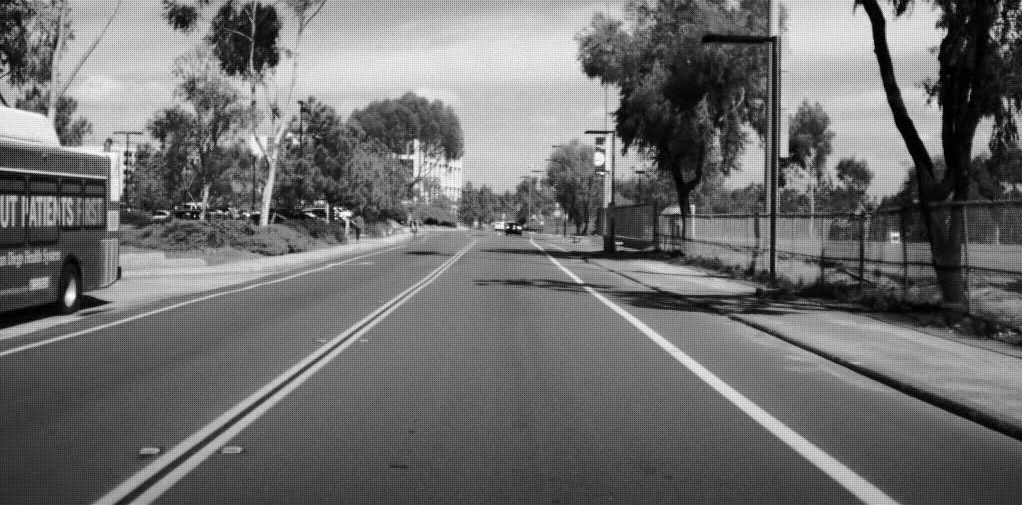
#> input picture Assignment 4/Code/lane.png, 1022 x 505 px
$ jupyter execute Assignment4_Problem2.ipynb
#> lines starting #> are read from the running program, lines starting #| are printed output that depends on the picture; after the words box and inside, x2 and y2 are one past the last pixel; in counts of white or black regions, pixels touching at a corner belong together
Import libraries

[cell 1]
import numpy as np
import cv2
from matplotlib import pyplot as plt

Function to generate max $\rho$ value

[cell 2]
def get_rho_val(I):
    '''
    Function generates the max rho value
    given the image.
    '''
    D_max = np.sqrt(np.square(I.shape[0])+np.square(I.shape[1]))
    D_max_int = np.rint(D_max).astype(np.int32)
    return D_max, D_max_int

Function generates the hough transform for a given image

[cell 3]
def houghTransform(I,pts):
    '''
    Function generates the hough tranform of a given image
    and candidate edge points.
    '''
    D_max, D_max_int = get_rho_val(I)
    theta = np.linspace(-90,90,181)
    acc = np.zeros(shape = (2*D_max_int+1,theta.shape[0]))

    for i in range(len(pts[0])):
        # Sweep across all theta vaues
        rho = pts[1][i]*np.cos(np.pi*theta/180) + pts[0][i]*np.sin(np.pi*theta/180)

        # Accumalate votes
        rho_bins = np.rint(rho).astype(np.int32)
        np.add.at(acc, (rho_bins+D_max_int,range(theta.shape[0])), 1)
    extent = [-90 , 90, -D_max_int , D_max_int]
    return extent,acc

Function used to draw line.

[cell 4]
def drawLine(I, acc, threshold = 2,color = (1,0,0), thickness =1, angleThreshold = [-90,90]):
    '''
    Function filters candidate based on votes and angle.
    Lines corresponding to filtered candidates are plotted
    on the given image (I).
    '''
    candidates = np.where(np.greater(acc,threshold))
    D_max, D_max_int = get_rho_val(I)

    for i in range(len(candidates[0])):

        x = candidates[0][i]
        rho = x - D_max_int
        theta_deg = (candidates[1][i]-90)

        if(np.logical_or(theta_deg < angleThreshold[0] , theta_deg > angleThreshold[1])):
            continue

        theta = theta_deg/180*np.pi
        a = np.cos(theta)
        b = np.sin(theta)
        x0 = a*rho
        y0 = b*rho
        x1 = int(x0 + 1200*(-b))
        y1 = int(y0 + 1200*(a))
        x2 = int(x0 - 1200*(-b))
        y2 = int(y0 - 1200*(a))

        cv2.line(I,(x1,y1),(x2,y2),color,thickness)

    return I;

(i)\
Hough transform on 11x11 image with 5 points

[cell 5]
# Generate test image
s = 11
img = np.zeros(shape = (s,s))
pts = ([0,0,s-1,s-1,int(s/2)],[0,s-1,0,s-1,int(s/2)])
img[pts[:]] = 1

plt.imshow(img,cmap='gray')
plt.title('Original Image')
plt.axis('off')
plt.show()
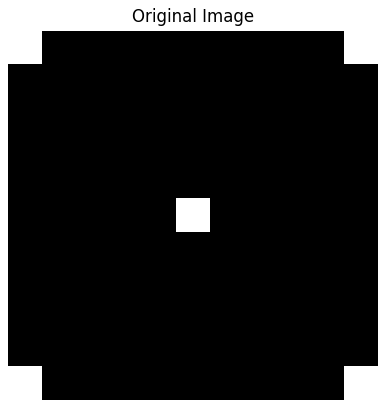
#> figure drawn by matplotlib, 1 panel

[cell 6]
extent, acc = houghTransform(img,pts)

# Plot Accumalator plot in rho-theta parameter space
fig, ax = plt.subplots(1,1, figsize = (8,4))
im = plt.imshow(acc, cmap='gray',extent=extent,aspect = 5)
plt.xlabel(r'$\theta$')
plt.ylabel(r'$\rho$')
plt.title('Hough transform plot in parameter space')
plt.colorbar(im, fraction = 0.05)
plt.show()
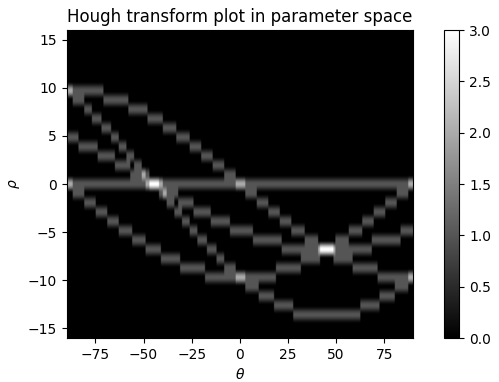
#> figure drawn by matplotlib, 2 panels

drawLine(img, acc, 2, [255, 0, 0], 1)

plt.title('Lines plotted')
plt.axis('off')
plt.imshow(img,cmap='gray')
plt.axis('off')
plt.show()
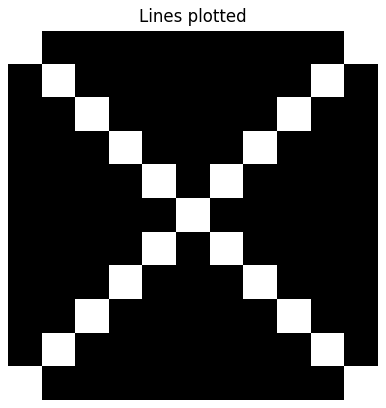
#> figure drawn by matplotlib, 1 panel

(iii)\
Hough transform on lane image

[cell 7]
img = cv2.imread('lane.png',0)
#> img is the input picture: shape (505, 1022); min 0, max 255, mean 110.3
plt.figure(figsize=(8,8))
plt.title('Original Image')
plt.axis('off')
plt.imshow(img, cmap = 'gray')
plt.show()

Performing canny edge detection on given image

[cell 8]
# Perform Canny edge detection
edges = cv2.Canny(np.copy(img),150,200)
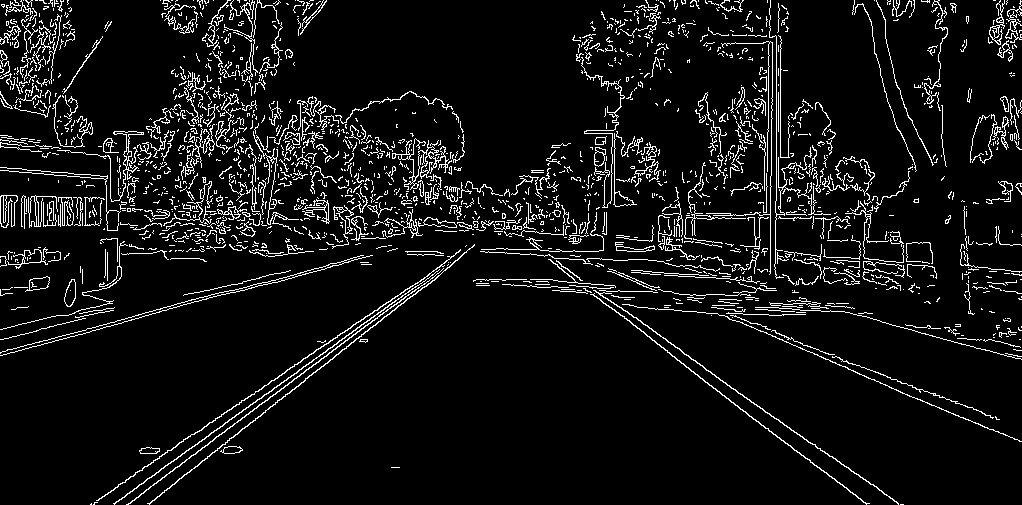
#> edges: shape (505, 1022); 7.3% white in thin lines or dots
plt.figure(figsize=(8,8))
plt.imshow(edges,cmap = 'gray')
plt.axis('off')
plt.title('Edge Image')
np.unique(edges)
#> Out = [0, 255]

[cell 9]
pts = np.where(edges == 255)
#> pts = 37424 positions, rows 0 to 504, columns 0 to 1021
extent, acc = houghTransform(edges, pts)
#> in houghTransform (call 2), `D_max, D_max_int = get_rho_val(I)`: D_max = 1140
#> after the loop in houghTransform (call 2), `for i in range(len(pts[0])):`:
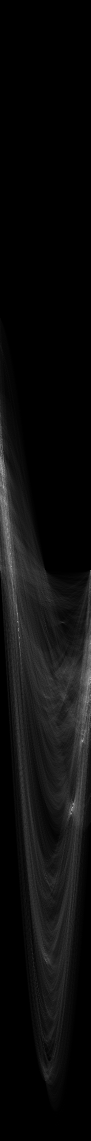
#> acc: shape (2281, 181) float64 (shown at 1/2 size); min 0, max 322, mean 16.4; drawn with min black and max white
#> in houghTransform (call 2), `extent = [-90 , 90, -D_max_int , D_max_int]`: extent = [-90, 90, -1140, 1140]
#> extent = [-90, 90, -1140, 1140]

[cell 10]
# Plot Hough transgorm plot in rho-theta parameter space
plt.subplots(1,1, figsize = (10,6))

im = plt.imshow(acc, cmap='gray',extent=extent,aspect = 0.1)
plt.xlabel(r'$\theta$')
plt.ylabel(r'$\rho$')
plt.title('Hough Transform plot in parameter space')
plt.colorbar(im, fraction = 0.05)
plt.show()
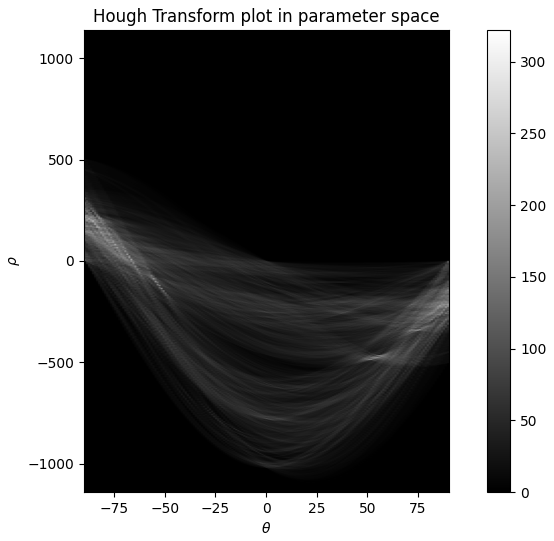
#> figure drawn by matplotlib, 2 panels

Plotting all lines in the greater than 0.75 times the max value

[cell 11]
drawLine(img, acc, np.max(acc)*0.75,[255,0,0],2)
#> call 2 of drawLine, with threshold = 241.5, thickness = 2
#> in drawLine (call 2), `candidates = np.where(np.greater(acc,threshold))`: candidates = 22 positions, rows 922 to 1627, columns 0 to 180
#> in drawLine (call 2), `D_max, D_max_int = get_rho_val(I)`: D_max = 1140
#> the loop in drawLine (call 2), `for i in range(len(candidates[0])): ` made 22 passes
#> (x, rho, theta_deg, theta, a, b, x0, y0) on passes 1 to 12: (922, -218, -90, -1.57, 6.12e-17, -1, -1.33e-14, 218), (930, -210, -88, -1.54, 0.0349, -0.999, -7.33, 209.9), (942, -198, -86, -1.5, 0.0698, -0.998, -13.81, 197.5), (1000, -140, -82, -1.43, 0.139, -0.99, -19.48, 138.6), (1057, -83, -75, -1.31, 0.259, -0.966, -21.48, 80.17), (1058, -82, -75, -1.31, 0.259, -0.966, -21.22, 79.21), (1107, -33, -69, -1.2, 0.358, -0.934, -11.83, 30.81), (1132, -8, -67, -1.17, 0.391, -0.921, -3.13, 7.36), (1133, -7, -67, -1.17, 0.391, -0.921, -2.74, 6.44), (1242, 102, -55, -0.96, 0.574, -0.819, 58.5, -83.55), (1243, 103, -55, -0.96, 0.574, -0.819, 59.08, -84.37), (1274, 134, -52, -0.908, 0.616, -0.788, 82.5, -105.6)
#> after the loop in drawLine (call 2), `for i in range(len(candidates[0])):`:
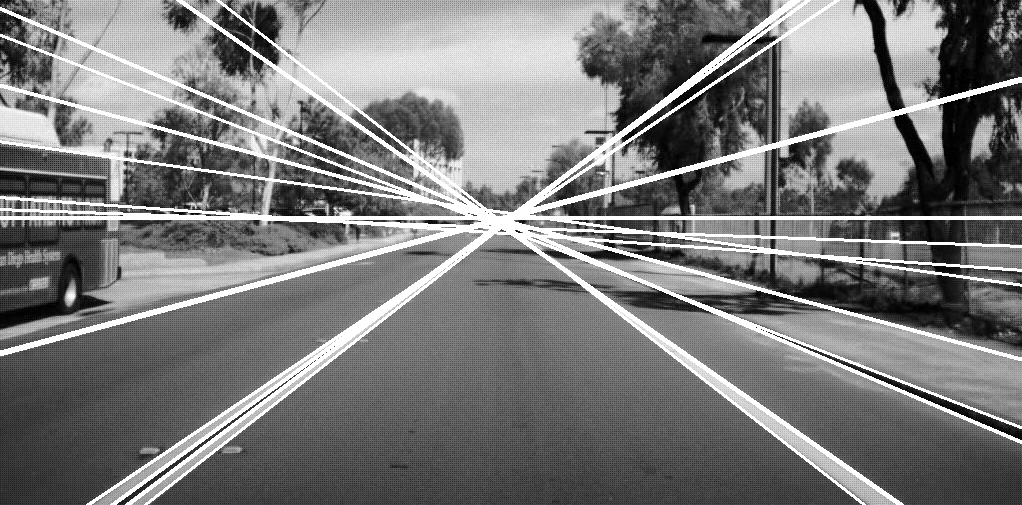
#> I: shape (505, 1022); 8.62% of pixels changed, all inside (x1, y1, x2, y2) = (0, 0, 1022, 505)

plt.figure(figsize = (10,6))
plt.title('Lines plotted')
plt.axis('off')
plt.imshow(img,cmap='gray')
plt.show()

Thresholding lines based on angle to extract lines corresponding to the lines.
These lines are in the range [-55, -50] and [50,55] degree.

[cell 12]
img1 = cv2.imread('lane.png')
drawLine(img1, acc, np.max(acc)*0.75,[255,0,0],2,[50,55])
#> call 3 of drawLine, with threshold = 241.5, thickness = 2
#> the loop in drawLine (call 3), `for i in range(len(candidates[0])): ` made 22 passes
#> (x, rho, theta_deg) on passes 1 to 12: (922, -218, -90), (930, -210, -88), (942, -198, -86), (1000, -140, -82), (1057, -83, -75), (1058, -82, -75), (1107, -33, -69), (1132, -8, -67), (1133, -7, -67), (1242, 102, -55), (1243, 103, -55), (1274, 134, -52)
#> (x, rho, theta_deg, theta, a, b, x0, y0) on passes 18 to 22: (1614, 474, 54, 0.942, 0.588, 0.809, 278.6, 383.5), (1615, 475, 54, 0.942, 0.588, 0.809, 279.2, 384.3), (1619, 479, 53, 0.925, 0.602, 0.799, 288.3, 382.5), (1620, 480, 53, 0.925, 0.602, 0.799, 288.9, 383.3), (1627, 487, 52, 0.908, 0.616, 0.788, 299.8, 383.8)
#> after the loop in drawLine (call 3), `for i in range(len(candidates[0])):`:
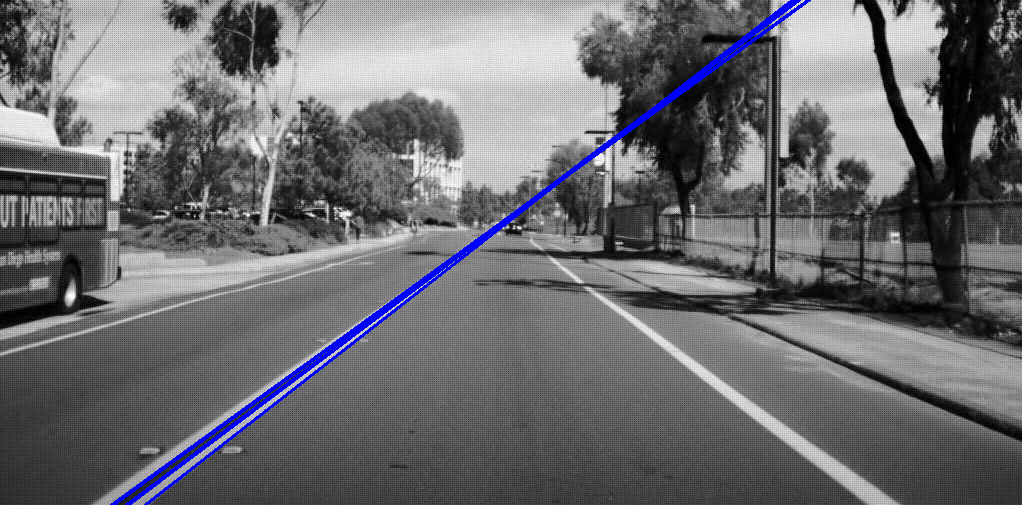
#> I: shape (505, 1022, 3); 1.46% of pixels changed, all inside (x1, y1, x2, y2) = (110, 0, 811, 505)
drawLine(img1, acc, np.max(acc)*0.75,[255,0,0],2,[-55,-50])
#> call 4 of drawLine, with threshold = 241.5, thickness = 2
#> the loop in drawLine (call 4), `for i in range(len(candidates[0])): ` made 22 passes
#> after the loop in drawLine (call 4), `for i in range(len(candidates[0])):`:
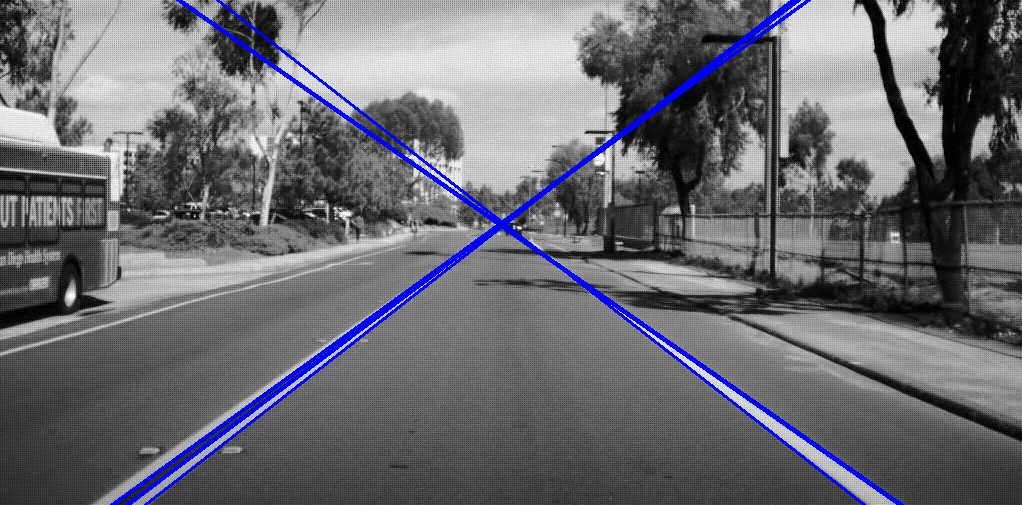
#> I: shape (505, 1022, 3); 1.19% of pixels changed, all inside (x1, y1, x2, y2) = (176, 0, 904, 505)
